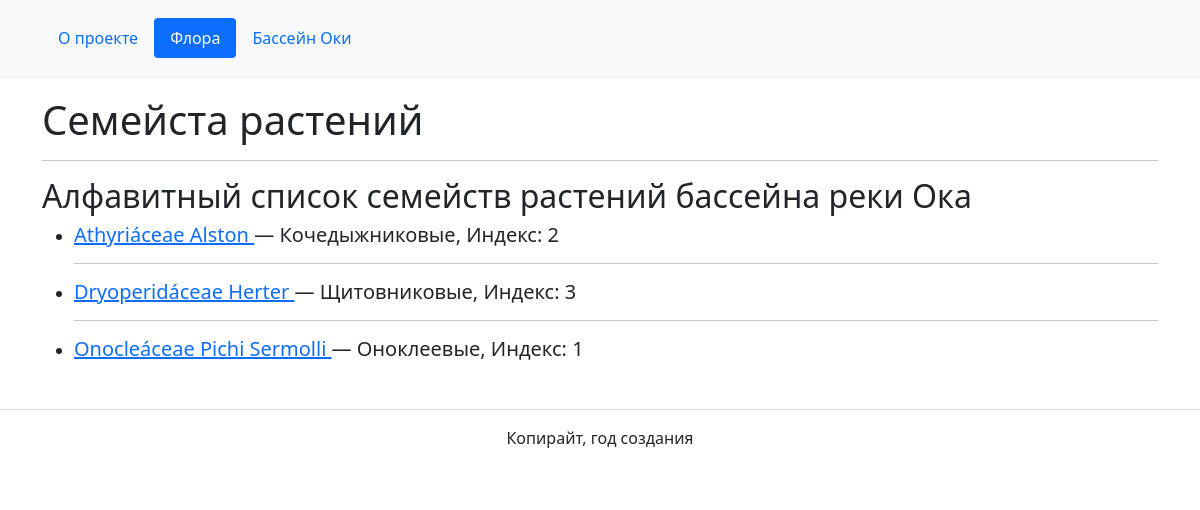
The app's page /flora/ with its own data.
### flora/models.py (models this page shows, shortened)
class Family(models.Model):
    index = models.IntegerField(verbose_name='Интекс по Маевскому', null=True, blank=True)
    name = models.CharField(verbose_name="Название, краткое", max_length=30, unique=True, ) #Single word name, can be used in AddressBar
    name_full = models.CharField(max_length=60, verbose_name="Название полное", null=True, blank=True, unique=False )
    name_ru = models.CharField(max_length=60, verbose_name="Название на русском", null=True, blank=True, unique=False)
    description = models.TextField(null=True, blank=True, verbose_name="Описание")
    distribution = models.TextField(null=True, blank=True, verbose_name="Распространение")
    class Meta:
        ordering = ["name"]

### flora/views.py (the view)
# urls.py: path('', views.families, name='families'),
def families(request):
    template = 'flora/families.html'
    families_list = Family.objects.values('name', 'name_full', 'name_ru', 'index').order_by('name')
    context = {'families_list': families_list, }
    return render(request, template, context)

### templates/flora/families.html (shortened to what this page needs)
{% extends "base.html" %}
{% block content %}
  <h1>Семейста растений</h1>
  <hr>
  <h2>Алфавитный список семейств растений бассейна реки Ока</h2>
  <ul>
    {% for family in families_list %}
      <li><h5>
        <a href="{% url 'flora:genera' family.name %}">
        {{ family.name_full }} </a> &mdash;
        {{ family.name_ru|truncatewords:10 }}, Индекс: {{ family.index }}
      </h5>
      </li>
      {% if not forloop.last %}
        <hr>
      {% endif %}
    {% endfor %}
  </ul>
{% endblock %}

### records on screen
Family: name_full "Athyriáceae Alston", name_ru "Кочедыжниковые", index "2"
Family: name_full "Dryoperidáceae Herter", name_ru "Щитoвниковые", index "3"
Family: name_full "Onocleáceae Pichi Sermolli", name_ru "Оноклеевые", index "1"
